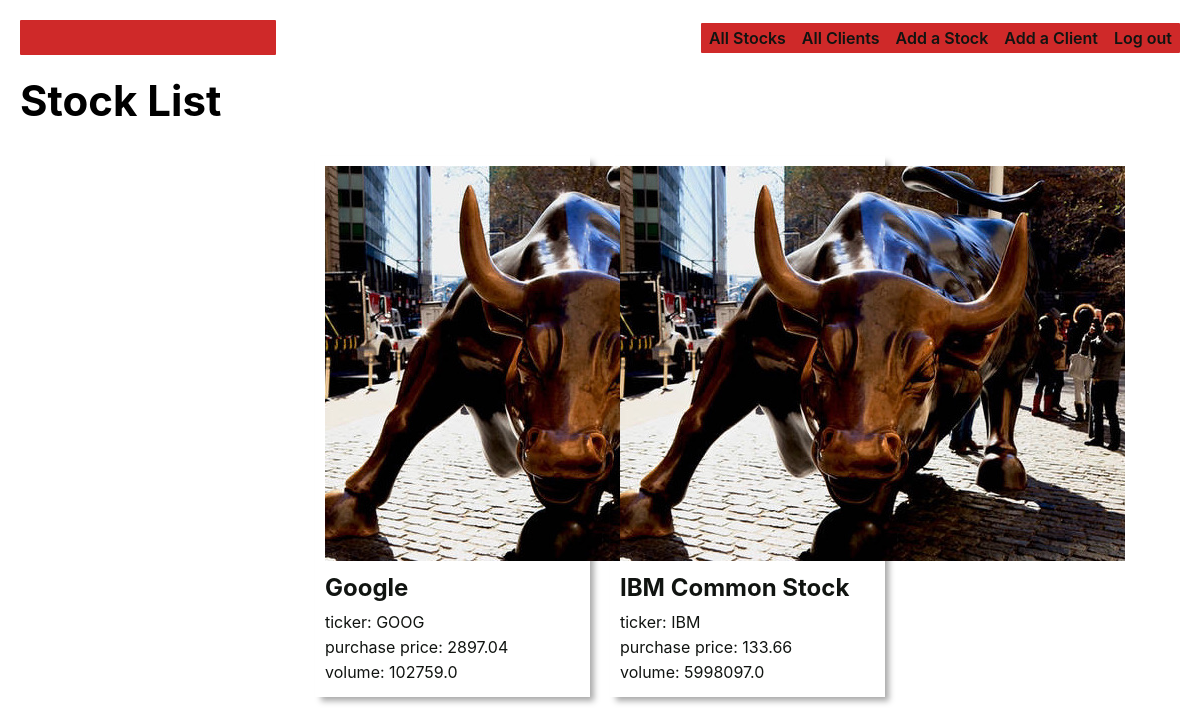
Page /stocks/ (signed in) on the committed database.
### main_app/models.py (models this page shows, shortened)
class Stock(models.Model):
    name = models.CharField(max_length=50)
    ticker = models.CharField(max_length=20)
    purchase_price = models.FloatField()
    volume = models.FloatField()
    clients = models.ManyToManyField(Client)
    user = models.ForeignKey(User, on_delete=models.CASCADE)

### main_app/views.py (the view)
# urls.py: path('stocks/', views.stocks_index,name='stocks_index'),
@login_required
def stocks_index(request):
  stocks = Stock.objects.filter(user=request.user)
  return render(request, 'stocks/index.html', {'stocks':stocks})

### main_app/templates/stocks/index.html (shortened to what this page needs)
{% extends 'base.html' %}
{% load static %}
{% block head %}
<link rel="stylesheet" type='text/css' href="{% static 'css/stock-index.css' %}">
{% endblock %}
{% block content %}
<section class="page-header">
  <h1>Stock List</h1>
</section>
<section class='card-container'>
  {% for stock in stocks %}
    <div class="card">
      <a href="{% url 'stocks_detail' stock.id %}">
        <div class="card-content">
          <div class="card-img-container">
            {% if stock.photo.url %}
              <img
                src="{{stock.photo.url}}"
                alt="A photo of {{stock.name}}"
                class="usr-img"
              >
            {% else %}
              <img
                src="{% static 'images/wallstreet_bull.jpeg' %}"
                alt="wallstreet bull"
              >
            {% endif %}
          </div>
          <h2 class="card-title">{{ stock.name }}</h2>
            <p>ticker: {{stock.ticker}}</p>
            <p>purchase price: {{stock.purchase_price}}</p>
          <p>volume: {{stock.volume}}</p>
        </div>
      </a>
    </div>
  {% endfor %}
</section>
{% endblock %}

### main_app/static/css/base.css (style rules this page uses)
html { box-sizing: border-box }
*, *::before, *::after { box-sizing: inherit; }
:root { font-size: 62.5% }
body { margin: 0; display: flex; flex-direction: column; align-items: center; font-family: -apple-system, BlinkMacSystemFont, 'Segoe UI', 'Roboto', 'Oxygen', 'Ubuntu', 'Cantarell', 'Fira Sans', 'Droid Sans', 'Helvetica Neue', sans-serif; min-height: 100vh; --nav-bg: rgba(104, 197, 248, .7); --nav-bg-ff: rgba(104, 197, 248, .9); --borders: rgb(36, 116, 248) solid 0px; --text-color: rgb(17, 20, 17); --link-hover-color: rgb(16, 56, 158); --button-bg: rgb(245, 245, 245); --button-bg-hover: rgb(226, 226, 226); --submit: rgb(26, 128, 0); --warn: rgb(255, 102, 0); --danger: rgb(220, 20, 30); --secondary: rgb(57, 57, 57); --card-box-shadow: 5px 5px 6px -1px #AAA; --font-xtreme: 4.2rem; --font-xxl: 3.6rem; --font-xl: 2.4rem; --font-l: 1.8rem; --font-reg: 1.6rem; --card-border-radius: 6px; }
.page-header { display: flex; align-items: center; margin: 20px; }
.page-header h1 { font-size: var(--font-xxl); margin: 0; }
@media only screen and (min-width: 768px) { .page-header h1 { font-size: var(--font-xtreme); } }

### main_app/static/css/stock-index.css (style rules this page uses)
.card-container { padding: 0 30px; display: flex; justify-content: center; flex-wrap: wrap; }
.card { width: 275px; margin: 10px; border: var(--borders); box-shadow: var(--card-box-shadow); }
.card-content { padding: 10px; width: 100%; }
.card > a { text-decoration: none; color: var(--text-color); }
.card h2 { margin: 10px 0; font-size: var(--font-xl); }
.card p { margin: 5px 0; font-size: var(--font-reg); }

### rows in the picture
Stock: name "Google", ticker "GOOG", purchase_price "2897.04", volume "102759.0"
Stock: name "IBM Common Stock", ticker "IBM", purchase_price "133.66", volume "5998097.0"
